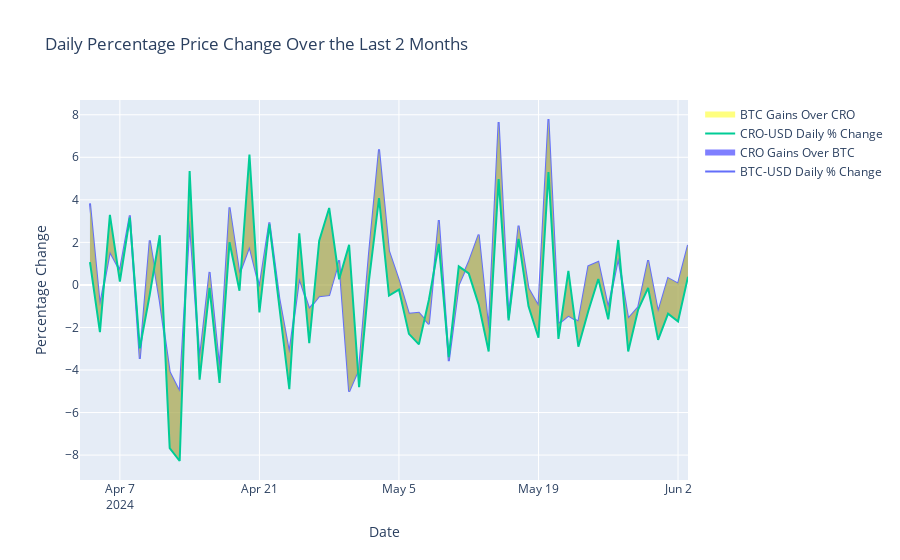

This figure's notebook cell:
### Markdown cell above
# Looking at potential trading margins

The potential gains of a speculative trading strategy are analyzed by examining two pairs:

- `BTC/USD`
- `CRO/USD`

This strategy utilizes a straightforward "buy low, sell high" approach exclusively with these two instruments. To visualize potential margins, the percentage price changes of the two pairs are plotted on the same time series, with areas where one offsets the other highlighted. In layman's terms, the colored areas indicate moments where profit opportunities arise.
The gains of a potential speculative strategy are studied by plotting 2 pairs

### Code cell
%run scripts/daily_change.py
